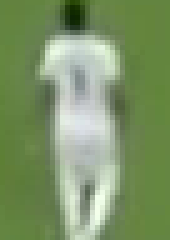
#> input picture references/fi_056d8a0e29b0_whitevsred/team_a.png, 34 x 48 px (shown 5 times larger)
$ python -i refine_coordinates.py   (imports and definitions only)
#> lines starting #> are read from the running program, lines starting #| are printed output that depends on the picture
"""Offline FootballIQ refinement: camera-aware pitch projection, appearance-based
ID continuation proposals, verified/manual merges and RTS Kalman smoothing.

This DOES NOT change source ByteTrack IDs or invent actual detections.
Run: python refine_coordinates.py
"""
import csv
from collections import Counter, defaultdict, deque
from pathlib import Path
import json

import cv2
import numpy as np
import pandas as pd
from scipy.optimize import linear_sum_assignment

import offline_settings as S
from camera.camera_movement import CameraMotionCompensator

# [1 line not run here, left out]


# [4 lines left out: function check_inputs, not called in this run]


def team_name(x):
    v = str(x).strip()
    return v if v in ("Team A", "Team B") else "Unknown"


# [56 lines left out: functions stable_teams, appearance_signature, signature_similarity, not called in this run]


def project_and_collect(data):
    """Single video pass does camera compensation, projection and cheap appearance samples."""
    info = json.loads(Path(S.CALIBRATION_JSON).read_text(encoding="utf-8"))
    H = np.asarray(info["homography"], dtype=np.float64)
    if H.shape != (3, 3) or not np.isfinite(H).all() or abs(np.linalg.det(H)) < 1e-12:
        raise ValueError("Invalid calibration homography")
    grouped = {int(f): g for f, g in data.groupby("frame", sort=False)}
    video = cv2.VideoCapture(S.VIDEO)
    if not video.isOpened():
        raise RuntimeError(f"Cannot read {S.VIDEO}")
    fps = float(video.get(cv2.CAP_PROP_FPS) or 25.0)
    observations = []
    # Up to 3 first and last descriptors per ID, not all video frames in RAM.
    samples = defaultdict(lambda: {"first": [], "last": deque(maxlen=3)})
    camera = None
    idx = 0
    try:
        while True:
            ok, frame = video.read()
            if not ok:
                break
            if camera is None:
                camera = CameraMotionCompensator(frame)
                frame_to_first = np.eye(3, dtype=np.float64)
            else:
                frame_to_first = camera.update(frame)
            group = grouped.get(idx)
            if group is not None:
                img_pts = group[["foot_x", "foot_y"]].to_numpy(np.float64).reshape(-1, 1, 2)
                calibrated = cv2.perspectiveTransform(
                    cv2.perspectiveTransform(img_pts, frame_to_first), H).reshape(-1, 2)
                for r, xy in zip(group.itertuples(index=False), calibrated):
                    x, y = map(float, xy)
                    if not np.isfinite([x, y]).all():
                        continue
                    if not (-S.POSITION_MARGIN_METRES <= x <= 105 + S.POSITION_MARGIN_METRES and
                            -S.POSITION_MARGIN_METRES <= y <= 68 + S.POSITION_MARGIN_METRES):
                        continue
                    tid = int(r.track_id)
                    row = {"frame": idx, "track_id": tid, "original_track_id": tid,
                           "class_name": str(r.class_name), "team": str(r.refined_team),
                           "original_team": str(r.team), "confidence": float(r.confidence),
                           "raw_x_m": x, "raw_y_m": y,
                           "x1": float(r.x1), "y1": float(r.y1),
                           "x2": float(r.x2), "y2": float(r.y2)}
                    observations.append(row)
                    sig = appearance_signature(frame, (r.x1, r.y1, r.x2, r.y2))
                    if sig is not None and (idx % 4 == 0 or not samples[tid]["first"]):
                        if len(samples[tid]["first"]) < 3:
                            samples[tid]["first"].append(sig)
                        samples[tid]["last"].append(sig)
            idx += 1
            if idx % 150 == 0:
                print(f"Projected {idx} frames")
    finally:
        video.release()
    return pd.DataFrame(observations), samples, fps, idx


# [263 lines left out: functions compare_sample_groups, reid_proposals, load_approvals, apply_approvals, rts_segment, refine_trajectories and 1 more, not called in this run]


# [2 lines not run here, left out]

>>> import cv2
>>> picture = cv2.imread('../references/fi_056d8a0e29b0_whitevsred/team_a.png', cv2.IMREAD_GRAYSCALE)
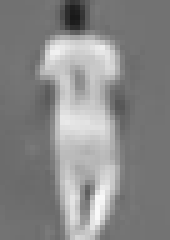
#> picture: shape (48, 34) (shown 5 times larger); min 25, max 249, mean 136.1
#> (the run stopped early here; a loop or call above may not have finished)
